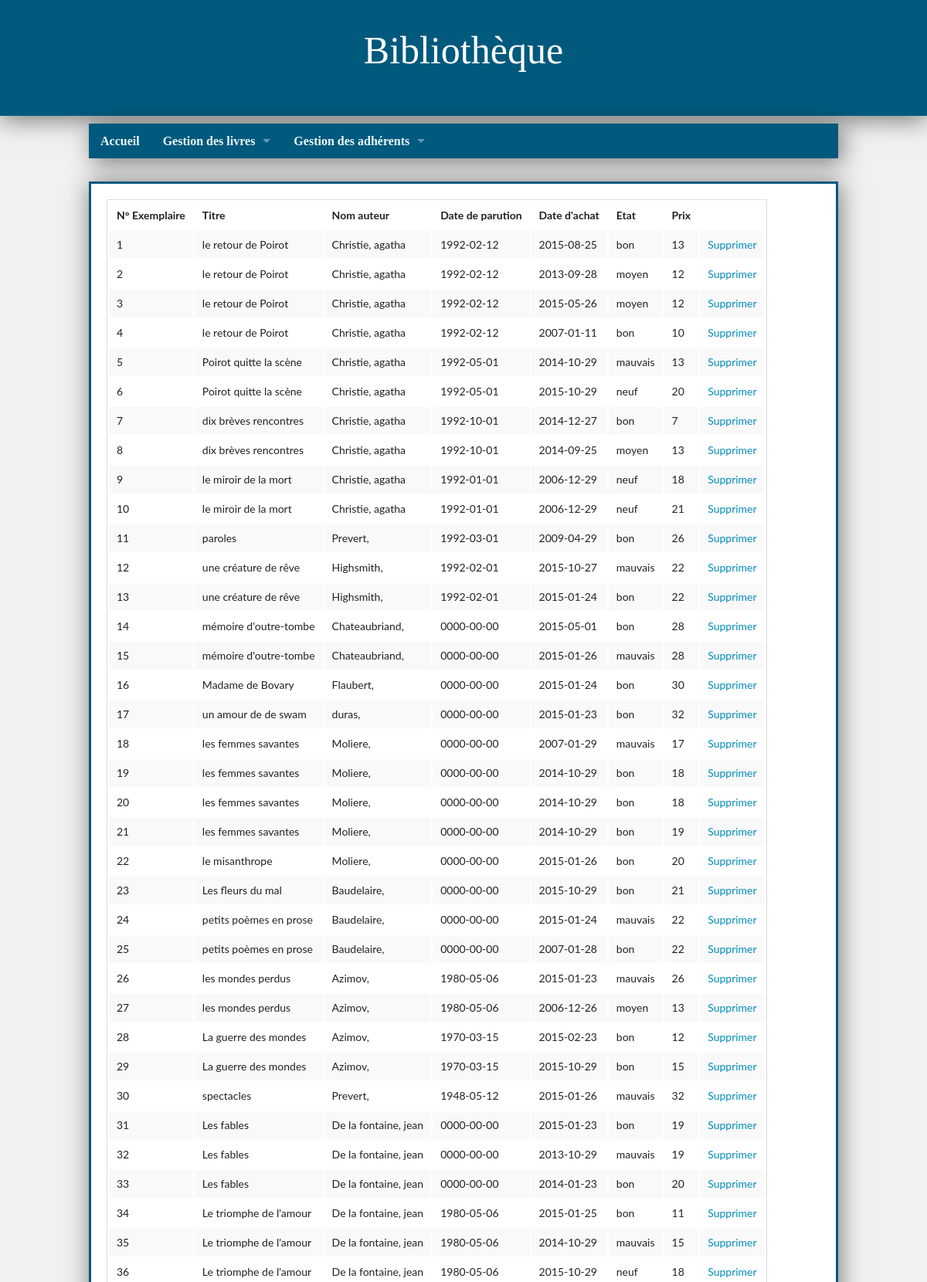
The app's page /bookDisplay.php (upper part) with its own data.
### tables this page shows
CREATE TABLE IF NOT EXISTS EXEMPLAIRE
(
	noExemplaire BIGINT UNSIGNED AUTO_INCREMENT PRIMARY KEY,
	etat         ENUM ('neuf', 'bon', 'moyen', 'mauvais'),
	dateAchat    DATE,
	prix         FLOAT(2),
	noOeuvre     BIGINT UNSIGNED,

	CONSTRAINT fk_exemplaire_oeuvre
	FOREIGN KEY (noOeuvre)
	REFERENCES OEUVRE (noOeuvre)
		ON DELETE RESTRICT
);

CREATE TABLE IF NOT EXISTS OEUVRE
(
	noOeuvre     BIGINT UNSIGNED AUTO_INCREMENT PRIMARY KEY,
	titre        VARCHAR(50),
	dateParution DATE,
	idAuteur     BIGINT UNSIGNED,

	CONSTRAINT fk_oeuvre_auteur
	FOREIGN KEY (idAuteur)
	REFERENCES AUTEUR (idAuteur)
		ON DELETE RESTRICT
);

CREATE TABLE IF NOT EXISTS AUTEUR
(
	idAuteur     BIGINT UNSIGNED AUTO_INCREMENT PRIMARY KEY,
	nomAuteur    VARCHAR(30),
	prenomAuteur VARCHAR(30)
);

### bookDisplay.php (the view, shortened to what this page needs)
<?php
	$link = connectDB();
	$req = 'SELECT ex.noExemplaire, ex.etat, ex.dateAchat, ex.prix,
				   oe.titre, oe.dateParution,
				   au.nomAuteur, au.prenomAuteur
			FROM EXEMPLAIRE ex
			NATURAL JOIN OEUVRE oe
			NATURAL JOIN AUTEUR au
			ORDER BY noExemplaire';
	$que = $link->query($req);
	$data = $que->fetchAll();
?>
<?php include "include/header.php"; ?>
<?php include "include/menu.php"; ?>
<div class="row">
	<div class="large-12 medium-12 small-12 columns">
		<div class="panel">
			<table>
				<tr>
					<th>N° Exemplaire</th>
					<th>Titre</th>
					<th>Nom auteur</th>
					<th>Date de parution</th>
					<th>Date d'achat</th>
					<th>Etat</th>
					<th>Prix</th>
				</tr>
				<?php foreach($data as $row): ?>
					<tr>
						<td><?= $row['noExemplaire'] ?></td>
						<td><?= $row['titre'] ?></td>
						<td><?= $row['nomAuteur'] ?>, <?= $row['prenomAuteur'] ?></td>
						<td><?= $row['dateParution'] ?></td>
						<td><?= $row['dateAchat'] ?></td>
						<td><?= $row['etat'] ?></td>
						<td><?= $row['prix'] ?></td>
						<td>
							<a href="bookRemove.php">
								Supprimer
							</a>
						</td>
					</tr>
				<?php endforeach; ?>
			</table>
		</div>
	</div>
</div>
<?php include "include/footer.php"; ?>

### include/header.php (shortened to what this page needs)
<!doctype html>
<html class="no-js" lang="fr">
<head>
	<link rel="stylesheet"
		  href="css/foundation.css">
	<link rel="stylesheet"
		  href="css/style.css">
</head>
<body>
<div id="entete">
	<p class="siteHeader">
		Bibliothèque
	</p>
</div>

### include/menu.php (shortened to what this page needs)
<div class="row"
	 id="siteMenu">
	<div class="large-12 medium-12 small-12 columns">
		<div class="sticky">
			<nav class="top-bar"
				 data-topbar>
				<section class="top-bar-section">
					<ul class="left">
						<li>
							<a href="index.php">
								Accueil
							</a>
						</li>
						<li class="has-dropdown">
							<a href="#">Gestion des livres</a>
						</li>
						<li class="has-dropdown">
							<a href="#">Gestion des adhérents</a>
						</li>
					</ul>
				</section>
			</nav>
		</div>
	</div>
</div>

### include/footer.php (shortened to what this page needs)
</body>
</html>

### css/style.css (style rules this page uses)
#entete { text-align : center; padding : 25px 0; box-shadow : 0 5px 30px rgba(0, 0, 0, 0.5); background-color : #01597D; margin-bottom : 10px; }
.siteHeader { font-size : 50px; color : white; font-family : slabo, serif; }
.top-bar, .top-bar-section li:not(.has-form) a:not(.button) { background-color : #01597D; font-size : 16px; font-weight : bold; color : #ECFAFF; font-family : slabo, serif; }
.sticky { box-shadow : 5px 5px 30px rgba(0, 0, 0, 0.5); background-color : #01597D; }
#siteMenu { margin-bottom : 30px; }
body { background-color : #F1F1F1; }
.panel { box-shadow : 2px 2px 30px rgba(0, 0, 0, 0.5); background-color : #FFF; border : solid #01597D; font-family : lato, serif; }

### records on screen
exemplaire: noExemplaire "1", noOeuvre.titre "le retour de Poirot", auteur.nomAuteur "Christie", auteur.prenomAuteur "agatha", noOeuvre.dateParution "1992-02-12", dateAchat "2015-08-25", etat "bon", prix "13"
exemplaire: noExemplaire "2", noOeuvre.titre "le retour de Poirot", auteur.nomAuteur "Christie", auteur.prenomAuteur "agatha", noOeuvre.dateParution "1992-02-12", dateAchat "2013-09-28", etat "moyen", prix "12"
exemplaire: noExemplaire "3", noOeuvre.titre "le retour de Poirot", auteur.nomAuteur "Christie", auteur.prenomAuteur "agatha", noOeuvre.dateParution "1992-02-12", dateAchat "2015-05-26", etat "moyen", prix "12"
exemplaire: noExemplaire "4", noOeuvre.titre "le retour de Poirot", auteur.nomAuteur "Christie", auteur.prenomAuteur "agatha", noOeuvre.dateParution "1992-02-12", dateAchat "2007-01-11", etat "bon", prix "10"
exemplaire: noExemplaire "5", noOeuvre.titre "Poirot quitte la scène", auteur.nomAuteur "Christie", auteur.prenomAuteur "agatha", noOeuvre.dateParution "1992-05-01", dateAchat "2014-10-29", etat "mauvais", prix "13"
exemplaire: noExemplaire "6", noOeuvre.titre "Poirot quitte la scène", auteur.nomAuteur "Christie", auteur.prenomAuteur "agatha", noOeuvre.dateParution "1992-05-01", dateAchat "2015-10-29", etat "neuf", prix "20"
exemplaire: noExemplaire "7", noOeuvre.titre "dix brèves rencontres", auteur.nomAuteur "Christie", auteur.prenomAuteur "agatha", noOeuvre.dateParution "1992-10-01", dateAchat "2014-12-27", etat "bon", prix "7"
exemplaire: noExemplaire "8", noOeuvre.titre "dix brèves rencontres", auteur.nomAuteur "Christie", auteur.prenomAuteur "agatha", noOeuvre.dateParution "1992-10-01", dateAchat "2014-09-25", etat "moyen", prix "13"
exemplaire: noExemplaire "9", noOeuvre.titre "le miroir de la mort", auteur.nomAuteur "Christie", auteur.prenomAuteur "agatha", noOeuvre.dateParution "1992-01-01", dateAchat "2006-12-29", etat "neuf", prix "18"
exemplaire: noExemplaire "10", noOeuvre.titre "le miroir de la mort", auteur.nomAuteur "Christie", auteur.prenomAuteur "agatha", noOeuvre.dateParution "1992-01-01", dateAchat "2006-12-29", etat "neuf", prix "21"
exemplaire: noExemplaire "11", noOeuvre.titre "paroles", auteur.nomAuteur "Prevert", noOeuvre.dateParution "1992-03-01", dateAchat "2009-04-29", etat "bon", prix "26"
exemplaire: noExemplaire "12", noOeuvre.titre "une créature de rêve", auteur.nomAuteur "Highsmith", noOeuvre.dateParution "1992-02-01", dateAchat "2015-10-27", etat "mauvais", prix "22"
exemplaire: noExemplaire "13", noOeuvre.titre "une créature de rêve", auteur.nomAuteur "Highsmith", noOeuvre.dateParution "1992-02-01", dateAchat "2015-01-24", etat "bon", prix "22"
exemplaire: noExemplaire "14", noOeuvre.titre "mémoire d'outre-tombe", auteur.nomAuteur "Chateaubriand", noOeuvre.dateParution "0000-00-00", dateAchat "2015-05-01", etat "bon", prix "28"
exemplaire: noExemplaire "15", noOeuvre.titre "mémoire d'outre-tombe", auteur.nomAuteur "Chateaubriand", noOeuvre.dateParution "0000-00-00", dateAchat "2015-01-26", etat "mauvais", prix "28"
exemplaire: noExemplaire "16", noOeuvre.titre "Madame de Bovary", auteur.nomAuteur "Flaubert", noOeuvre.dateParution "0000-00-00", dateAchat "2015-01-24", etat "bon", prix "30"
exemplaire: noExemplaire "17", noOeuvre.titre "un amour de de swam", auteur.nomAuteur "duras", noOeuvre.dateParution "0000-00-00", dateAchat "2015-01-23", etat "bon", prix "32"
exemplaire: noExemplaire "18", noOeuvre.titre "les femmes savantes", auteur.nomAuteur "Moliere", noOeuvre.dateParution "0000-00-00", dateAchat "2007-01-29", etat "mauvais", prix "17"
exemplaire: noExemplaire "19", noOeuvre.titre "les femmes savantes", auteur.nomAuteur "Moliere", noOeuvre.dateParution "0000-00-00", dateAchat "2014-10-29", etat "bon", prix "18"
exemplaire: noExemplaire "20", noOeuvre.titre "les femmes savantes", auteur.nomAuteur "Moliere", noOeuvre.dateParution "0000-00-00", dateAchat "2014-10-29", etat "bon", prix "18"
exemplaire: noExemplaire "21", noOeuvre.titre "les femmes savantes", auteur.nomAuteur "Moliere", noOeuvre.dateParution "0000-00-00", dateAchat "2014-10-29", etat "bon", prix "19"
exemplaire: noExemplaire "22", noOeuvre.titre "le misanthrope", auteur.nomAuteur "Moliere", noOeuvre.dateParution "0000-00-00", dateAchat "2015-01-26", etat "bon", prix "20"
exemplaire: noExemplaire "23", noOeuvre.titre "Les fleurs du mal", auteur.nomAuteur "Baudelaire", noOeuvre.dateParution "0000-00-00", dateAchat "2015-10-29", etat "bon", prix "21"
exemplaire: noExemplaire "24", noOeuvre.titre "petits poèmes en prose", auteur.nomAuteur "Baudelaire", noOeuvre.dateParution "0000-00-00", dateAchat "2015-01-24", etat "mauvais", prix "22"
exemplaire: noExemplaire "25", noOeuvre.titre "petits poèmes en prose", auteur.nomAuteur "Baudelaire", noOeuvre.dateParution "0000-00-00", dateAchat "2007-01-28", etat "bon", prix "22"
exemplaire: noExemplaire "26", noOeuvre.titre "les mondes perdus", auteur.nomAuteur "Azimov", noOeuvre.dateParution "1980-05-06", dateAchat "2015-01-23", etat "mauvais", prix "26"
exemplaire: noExemplaire "27", noOeuvre.titre "les mondes perdus", auteur.nomAuteur "Azimov", noOeuvre.dateParution "1980-05-06", dateAchat "2006-12-26", etat "moyen", prix "13"
exemplaire: noExemplaire "28", noOeuvre.titre "La guerre des mondes", auteur.nomAuteur "Azimov", noOeuvre.dateParution "1970-03-15", dateAchat "2015-02-23", etat "bon", prix "12"
exemplaire: noExemplaire "29", noOeuvre.titre "La guerre des mondes", auteur.nomAuteur "Azimov", noOeuvre.dateParution "1970-03-15", dateAchat "2015-10-29", etat "bon", prix "15"
exemplaire: noExemplaire "30", noOeuvre.titre "spectacles", auteur.nomAuteur "Prevert", noOeuvre.dateParution "1948-05-12", dateAchat "2015-01-26", etat "mauvais", prix "32"
exemplaire: noExemplaire "31", noOeuvre.titre "Les fables", auteur.nomAuteur "De la fontaine", auteur.prenomAuteur "jean", noOeuvre.dateParution "0000-00-00", dateAchat "2015-01-23", etat "bon", prix "19"
exemplaire: noExemplaire "32", noOeuvre.titre "Les fables", auteur.nomAuteur "De la fontaine", auteur.prenomAuteur "jean", noOeuvre.dateParution "0000-00-00", dateAchat "2013-10-29", etat "mauvais", prix "19"
exemplaire: noExemplaire "33", noOeuvre.titre "Les fables", auteur.nomAuteur "De la fontaine", auteur.prenomAuteur "jean", noOeuvre.dateParution "0000-00-00", dateAchat "2014-01-23", etat "bon", prix "20"
exemplaire: noExemplaire "34", noOeuvre.titre "Le triomphe de l'amour", auteur.nomAuteur "De la fontaine", auteur.prenomAuteur "jean", noOeuvre.dateParution "1980-05-06", dateAchat "2015-01-25", etat "bon", prix "11"
exemplaire: noExemplaire "35", noOeuvre.titre "Le triomphe de l'amour", auteur.nomAuteur "De la fontaine", auteur.prenomAuteur "jean", noOeuvre.dateParution "1980-05-06", dateAchat "2014-10-29", etat "mauvais", prix "15"
exemplaire: noExemplaire "36", noOeuvre.titre "Le triomphe de l'amour", auteur.nomAuteur "De la fontaine", auteur.prenomAuteur "jean", noOeuvre.dateParution "1980-05-06", dateAchat "2015-10-29", etat "neuf", prix "18"
